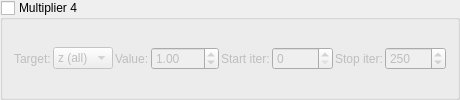
    <widget class="MyGroupBox" name="groupCheck_transf_function_enabledBw_false">
     <property name="title"><string>Multiplier 4</string></property>
     <property name="checkable"><bool>true</bool></property>
     <property name="checked"><bool>false</bool></property>
     <layout class="QGridLayout" name="gridLayout_mult4">
      <property name="spacing"><number>2</number></property>
      <item row="0" column="0">
       <widget class="QLabel"><property name="text"><string>Target:</string></property></widget>
      </item>
      <item row="0" column="1">
       <widget class="MyComboBox" name="comboBox_transf_multiplier_mode_4">
        <item><property name="text"><string notr="true">z (all)</string></property></item>
        <item><property name="text"><string notr="true">z.x</string></property></item>
        <item><property name="text"><string notr="true">z.y</string></property></item>
        <item><property name="text"><string notr="true">z.z</string></property></item>
        <item><property name="text"><string notr="true">DE</string></property></item>
        <item><property name="text"><string notr="true">color</string></property></item>
        <item><property name="text"><string notr="true">z.w</string></property></item>
        <item><property name="text"><string notr="true">z.xy</string></property></item>
        <item><property name="text"><string notr="true">z.xz</string></property></item>
        <item><property name="text"><string notr="true">z.yz</string></property></item>
       </widget>
      </item>
      <item row="0" column="2">
       <widget class="QLabel"><property name="text"><string>Value:</string></property></widget>
      </item>
      <item row="0" column="3">
       <widget class="MyDoubleSpinBox" name="spinbox_transf_scale_8">
        <property name="minimum"><double>-100.0</double></property><property name="maximum"><double>100.0</double></property>
        <property name="singleStep"><double>0.01</double></property><property name="value"><double>1.0</double></property>
       </widget>
      </item>
      <item row="0" column="4">
       <widget class="QLabel"><property name="text"><string>Start iter:</string></property></widget>
      </item>
      <item row="0" column="5">
       <widget class="MySpinBox" name="spinboxInt_transf_start_iterations_E">
        <property name="minimum"><number>0</number></property><property name="maximum"><number>10000</number></property>
        <property name="value"><number>0</number></property>
       </widget>
      </item>
      <item row="0" column="6">
       <widget class="QLabel"><property name="text"><string>Stop iter:</string></property></widget>
      </item>
      <item row="0" column="7">
       <widget class="MySpinBox" name="spinboxInt_transf_stop_iterations_E">
        <property name="minimum"><number>0</number></property><property name="maximum"><number>10000</number></property>
        <property name="value"><number>250</number></property>
       </widget>
      </item>
     </layout>
    </widget>
